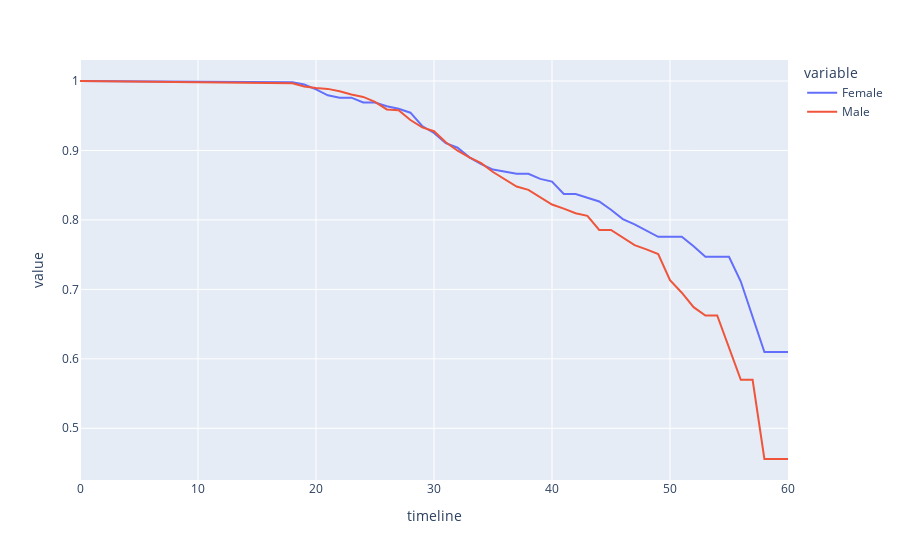

Notebook source saved alongside this figure:
### Code cell
emp_rates = survival(data, 'Gender', 'Age', 'Attrition')
px.line(emp_rates, x=emp_rates.index, y=['Female', "Male"]).show()

### Figure 1 — Plotly figure (JSON) as saved in the notebook; plotly's stock layout.template omitted (floating-point values rounded to 4 significant figures)
{"data": [{"hovertemplate": "variable=Female<br>timeline=%{x}<br>value=%{y}<extra></extra>", "legendgroup": "Female", "line": {"color": "#636efa", "dash": "solid"}, "mode": "lines", "name": "Female", "orientation": "v", "showlegend": true, "type": "scatter", "x": [0, 18, 19, 20, 21, 22, 23, 24, 25, 26, 27, 28, 29, 30, 31, 32, 33, 34, 35, 36, 37, 38, 39, 40, 41, 42, 43, 44, 45, 46, 47, 48, 49, 50, 51, 52, 53, 54, 55, 56, 57, 58, 59, 60], "xaxis": "x", "y": [1, 0.9983, 0.9949, 0.988, 0.9794, 0.976, 0.976, 0.969, 0.969, 0.9637, 0.9601, 0.9544, 0.9352, 0.9252, 0.9105, 0.904, 0.8901, 0.8804, 0.8725, 0.8696, 0.8665, 0.8665, 0.8591, 0.8551, 0.8374, 0.8374, 0.8322, 0.8266, 0.8146, 0.8011, 0.7936, 0.785, 0.7757, 0.7757, 0.7757, 0.7621, 0.7469, 0.7469, 0.7469, 0.7113, 0.6605, 0.6097, 0.6097, 0.6097], "yaxis": "y"}, {"hovertemplate": "variable=Male<br>timeline=%{x}<br>value=%{y}<extra></extra>", "legendgroup": "Male", "line": {"color": "#EF553B", "dash": "solid"}, "mode": "lines", "name": "Male", "orientation": "v", "showlegend": true, "type": "scatter", "x": [0, 18, 19, 20, 21, 22, 23, 24, 25, 26, 27, 28, 29, 30, 31, 32, 33, 34, 35, 36, 37, 38, 39, 40, 41, 42, 43, 44, 45, 46, 47, 48, 49, 50, 51, 52, 53, 54, 55, 56, 57, 58, 59, 60], "xaxis": "x", "y": [1, 0.9966, 0.9921, 0.9898, 0.9886, 0.9852, 0.9806, 0.977, 0.9699, 0.959, 0.9578, 0.9438, 0.9332, 0.9277, 0.9118, 0.8997, 0.8901, 0.8817, 0.8689, 0.8589, 0.848, 0.8433, 0.8331, 0.8222, 0.8162, 0.8096, 0.8058, 0.7856, 0.7856, 0.7752, 0.7637, 0.7575, 0.7508, 0.7132, 0.6952, 0.6744, 0.6624, 0.6624, 0.6172, 0.5697, 0.5697, 0.4558, 0.4558, 0.4558], "yaxis": "y"}], "layout": {"legend": {"title": {"text": "variable"}, "tracegroupgap": 0}, "margin": {"t": 60}, "xaxis": {"anchor": "y", "domain": [0, 1], "title": {"text": "timeline"}}, "yaxis": {"anchor": "x", "domain": [0, 1], "title": {"text": "value"}}}}
